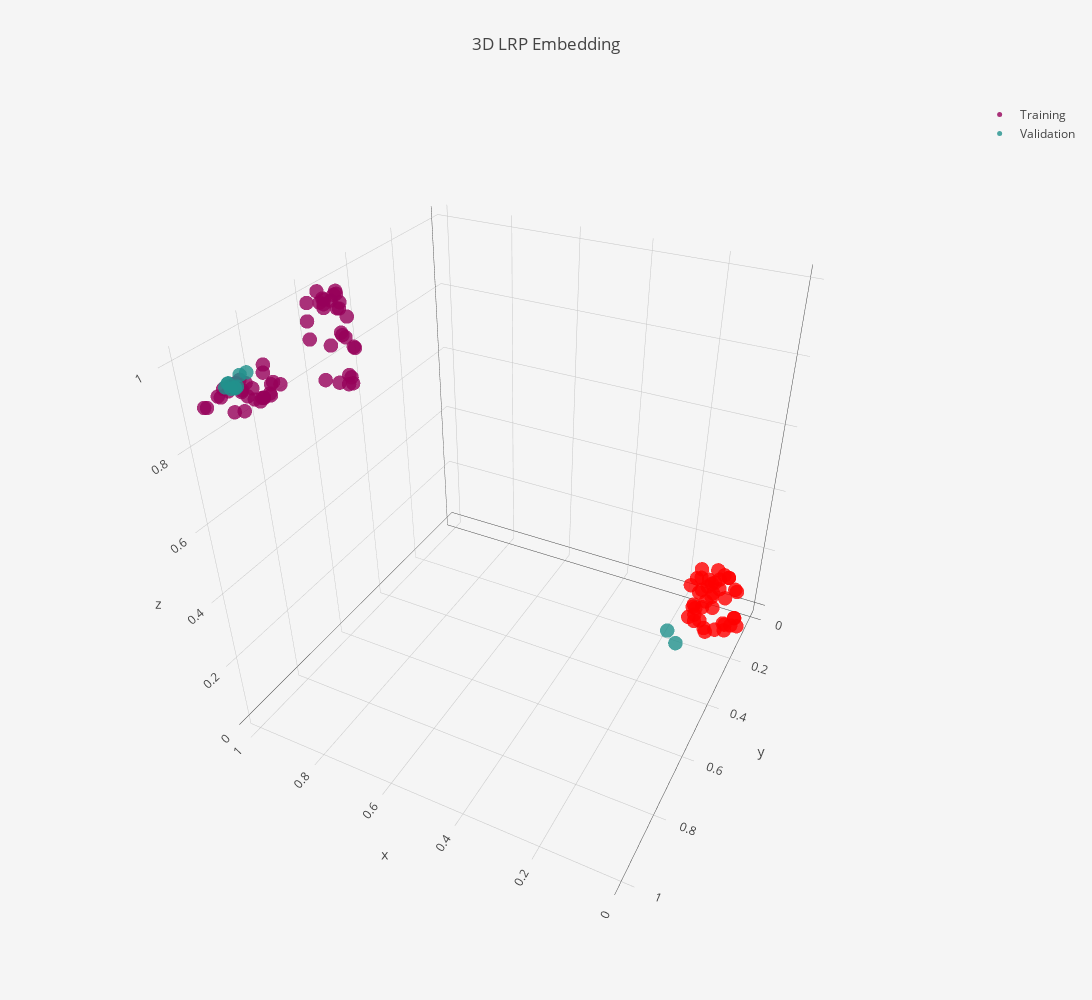

The notebook cell this image was saved under:
### Code cell
# pipeline.reducer_pipeline[0].n_neighbors
embedding_pipeline = Pipeline([
    ("reducer", umap.UMAP(random_state=42,
                    n_components = 3,
                    n_neighbors=10,
                    min_dist=0)),
   ("scaler", MinMaxScaler())
])
embedding_pipeline.fit(training_lrp)

embedding = embedding_pipeline.transform(training_lrp)

emb3d = go.Scatter3d(
    x=embedding[:,0],
    y=embedding[:,1],
    z=embedding[:,2],
    mode="markers",
    name="Training",
    marker=dict(
        size=5,
        color=pipeline.clusterer.labels_,
        colorscale="Rainbow",
        opacity=0.8
    ),
    text=pipeline.clusterer.labels_
)

val_3d_embedding = embedding_pipeline.transform(val_lrp)

val_emb3d = go.Scatter3d(
    x=val_3d_embedding[:,0],
    y=val_3d_embedding[:,1],
    z=val_3d_embedding[:,2],
    name="Validation",
    mode="markers",
    marker=dict(
        size=5,
        color=cluster_labels,
        colorscale='Viridis',
        opacity=0.8
#         showscale=True
    ),
    text = cluster_labels
)

layout = go.Layout(
    title="3D LRP Embedding",
    autosize=False,
    width=1200,
    height=1000,
    paper_bgcolor='#F5F5F5',
#     template="plotly"
)


data=[emb3d, val_emb3d]

fig = go.Figure(data=data, layout=layout)
# fig.update_layout(template="plotly")  /

iplot(fig, filename='lrp-3d-scatter.html')
